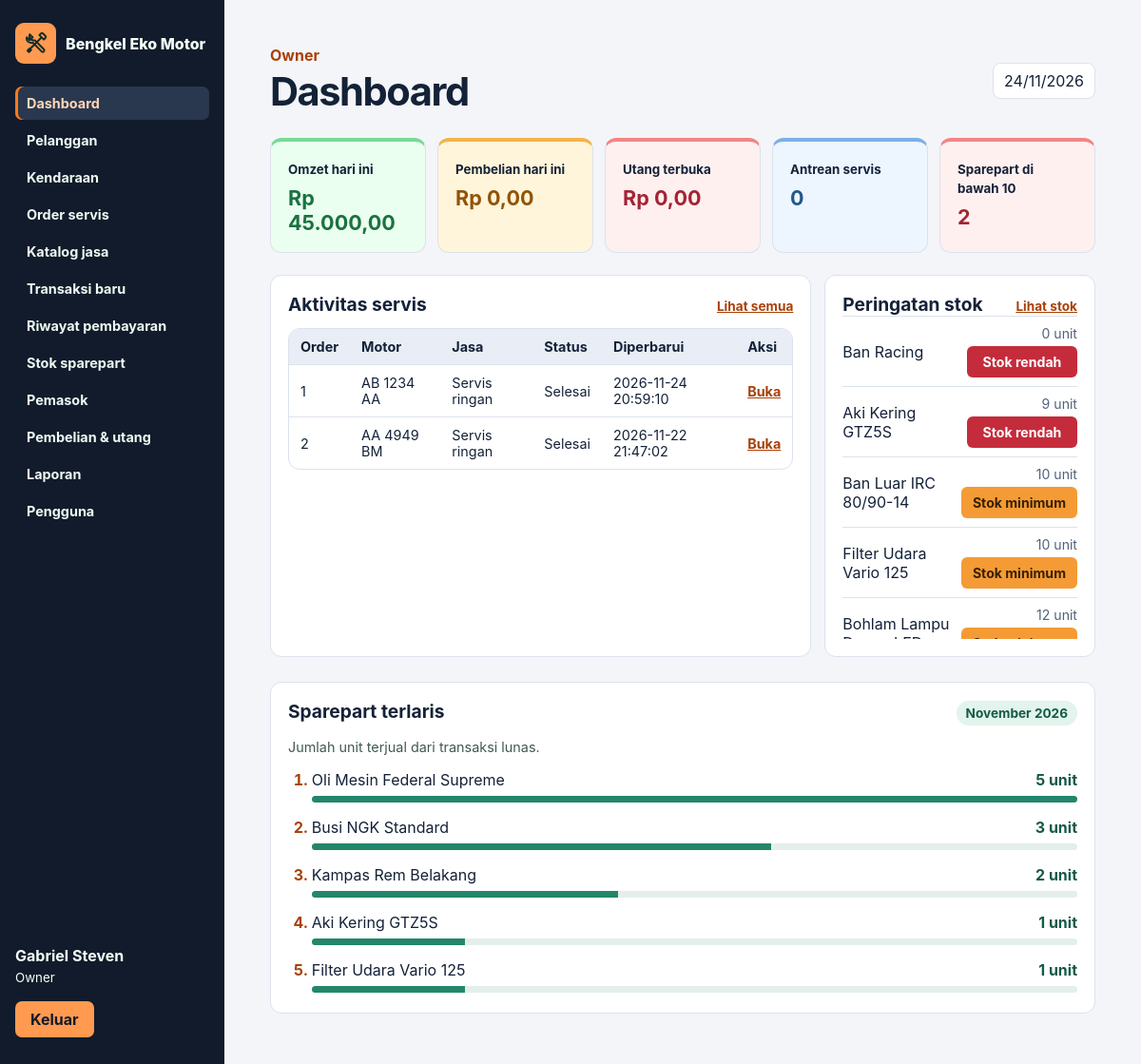
Screenshot of /?page=dashboard (signed in) with the database file from the repository.
### tables this page shows
CREATE TABLE `pengguna` (
  `id_pengguna` int(11) NOT NULL,
  `nama_lengkap` varchar(100) NOT NULL,
  `username` varchar(50) NOT NULL,
  `password_hash` varchar(255) NOT NULL,
  `peran` enum('Pemilik','Kasir','Mekanik') NOT NULL,
  `status_aktif` enum('Aktif','Nonaktif') DEFAULT 'Aktif'
);

CREATE TABLE `servis` (
  `id` int(11) NOT NULL,
  `kendaraan_id` int(11) NOT NULL,
  `mekanik_id` int(11) NOT NULL,
  `jasa_id` int(11) NOT NULL,
  `keluhan` varchar(500) NOT NULL,
  `catatan` varchar(1000) DEFAULT NULL,
  `dibuat` datetime NOT NULL DEFAULT current_timestamp(),
  `diperbarui` datetime NOT NULL DEFAULT current_timestamp() ON UPDATE current_timestamp(),
  `status` enum('Menunggu','Dikerjakan','Selesai') NOT NULL DEFAULT 'Menunggu'
);

CREATE TABLE `kendaraan` (
  `id` int(11) NOT NULL,
  `pelanggan_id` int(11) NOT NULL,
  `pelat` varchar(20) NOT NULL,
  `model` varchar(100) NOT NULL
);

CREATE TABLE `jasa` (
  `id` int(11) NOT NULL,
  `nama` varchar(100) NOT NULL,
  `tarif` decimal(12,2) NOT NULL CHECK (`tarif` > 0)
);

CREATE TABLE `sparepart` (
  `id_sparepart` int(11) NOT NULL,
  `nama_barang` varchar(100) NOT NULL,
  `kategori` varchar(50) NOT NULL,
  `harga_jual` decimal(12,2) NOT NULL CHECK (`harga_jual` >= 0),
  `stok` int(11) NOT NULL CHECK (`stok` >= 0),
  `stok_minimum` int(11) NOT NULL CHECK (`stok_minimum` >= 0)
);

### routes/web.php (called while the page is built, shortened)
<?php
function route(array|false $user): void
{
    $page = $_GET['page'] ?? 'dashboard';
    $staff = ['Pemilik','Kasir'];
    $owner = ['Pemilik'];
    $all = ['Pemilik','Kasir','Mekanik'];
    $routes = [
        'dashboard'=>['Dashboard',$all,[]],
        'pelanggan'=>['Pelanggan',$staff,['save'=>$staff]],
        'kendaraan'=>['Kendaraan',$staff,['save'=>$staff]],
        'sparepart'=>['Sparepart',$all,['save'=>$owner,'adjust'=>$owner]],
        'jasa'=>['Katalog jasa',$owner,['save'=>$owner]],
        'pemasok'=>['Pemasok',$owner,['save'=>$owner]],
        'katalog-pemasok'=>['Katalog pemasok',$owner,['save-catalog'=>$owner]],
        'pengguna'=>['Pengguna',$owner,['save'=>$owner]],
        'servis'=>['Order servis',$all,['create'=>$staff]],
        'pekerjaan'=>['Detail pekerjaan',$all,['start'=>['Pemilik','Mekanik'],'progress'=>['Pemilik','Mekanik'],'assign'=>$owner]],
        'checkout'=>['Pembayaran baru',$staff,['pay'=>$staff]],
        'penjualan'=>['Riwayat pembayaran',$staff,[]],
        'nota'=>['Nota penjualan',$staff,['cancel'=>$owner]],
        'pembelian'=>['Pembelian dan utang',$owner,['purchase'=>$owner]],
        'detail-beli'=>['Rincian pembelian',$owner,['settle'=>$owner]],
        'laporan'=>['Laporan',$owner,[]],
    ];
    [$title,$roles,$actions] = $routes[$page];
    $id = (int) filter_var($_GET['id'] ?? 0,FILTER_VALIDATE_INT);
    $reference = is_string($_GET['ref'] ?? null) ? $_GET['ref'] : '';
    match ($page) {
        'dashboard'=>showDashboard($user),
        'servis'=>showServices($user),
        'pekerjaan'=>showService(serviceRecord($id,$user),$user),
        'checkout'=>showCheckout(checkoutOrder($user)),
        'penjualan'=>showSales($user),
        'nota'=>showReceipt($reference,$user),
        'pembelian'=>showPurchases(),
        'katalog-pemasok'=>showSupplierCatalog($id),
        'detail-beli'=>showPurchase($reference),
        'laporan'=>showReports(),
        default=>showMaster($page,$page !== 'sparepart' || $user['peran'] === 'Pemilik'),
    };
    layout($title,$user,$page,(string) ob_get_clean());
}

### public/index.php (called while the page is built, shortened)
<?php
$user = false;
try {
    $user = currentUser();
    route($user);
} catch (Throwable $error) {
    while (ob_get_level() > 0) {
        ob_end_clean();
    }
    if ($error instanceof AccessDenied) {
        http_response_code(403);
        $message = $error->getMessage();
    } elseif ($error instanceof DomainException) {
        http_response_code(422);
        $message = $error->getMessage();
    } elseif ($error instanceof PDOException && $error->getCode() === '23000') {
        http_response_code(409);
        $message = 'Data sudah ada atau rujukan tidak tersedia. Periksa isian dan coba lagi.';
    } else {
        http_response_code(500);
        error_log('Bengkel Eko Motor: ' . get_class($error) . ' (' . $error->getCode() . ')');
        $message = 'Sistem tidak dapat memproses permintaan. Periksa konfigurasi dan koneksi database sesuai README.';
    }
    if (str_contains($_SERVER['HTTP_ACCEPT'] ?? '', 'application/json')) {
        header('Content-Type: application/json; charset=utf-8');
        echo json_encode(['message' => $message], JSON_UNESCAPED_UNICODE);
        exit;
    }
    if ($user) {
        layout('Permintaan tidak berhasil',$user,'','<p role="alert" class="error">' . h($message) . '</p><p>' . linkTo('Kembali ke dashboard','dashboard') . '</p>');
    } else {
        loginPage($message);
    }
}

### app/Models/database.php (called while the page is built, shortened)
<?php
function db(): PDO
{
    static $pdo;
    if (!$pdo) {
        $path = dirname(__DIR__, 2) . '/config/database.local.php';
        $config = require $path;
        $pdo = new PDO($config['dsn'], $config['username'], $config['password'], [
            PDO::ATTR_ERRMODE => PDO::ERRMODE_EXCEPTION,
            PDO::ATTR_EMULATE_PREPARES => false,
            PDO::ATTR_DEFAULT_FETCH_MODE => PDO::FETCH_ASSOC,
        ]);
        $pdo->exec("SET time_zone = '+07:00'");
    }
    return $pdo;
}
function query(string $sql, array $params = []): PDOStatement
{
    $statement = db()->prepare($sql);
    $statement->execute($params);
    return $statement;
}
function rows(string $sql, array $params = []): array
{
    return query($sql, $params)->fetchAll();
}
function row(string $sql, array $params = []): array|false
{
    return query($sql, $params)->fetch();
}

### app/Middleware/security.php (called while the page is built, shortened)
<?php
function currentUser(): array|false
{
    $user = row("SELECT id_pengguna,nama_lengkap,peran FROM pengguna WHERE id_pengguna=? AND status_aktif='Aktif'", [$_SESSION['user']]);
    return $user;
}

### app/Controllers/finance.php (the view, shortened to what this page needs)
<?php
function showDashboard(array $user): void
{
    $role = $user['peran'];
    $actor = $user['id_pengguna'];
    $stockAlerts = rows('SELECT nama_barang,stok FROM sparepart WHERE LOWER(TRIM(kategori))<>\'jasa servis\' AND stok<=15 ORDER BY stok,nama_barang');
    $lowCount = count(array_filter($stockAlerts, fn($part) => (int) $part['stok'] < 10));
    $cards = [];
    if ($role === 'Mekanik') {
        $counts = array_column(rows('SELECT status,COUNT(*) AS total FROM servis WHERE mekanik_id=? GROUP BY status',[$actor]),'total','status');
        $cards = [
            ['Menunggu', $counts['Menunggu'] ?? 0, 'amber', 'servis'],
            ['Dikerjakan', $counts['Dikerjakan'] ?? 0, 'blue', 'servis'],
            ['Selesai', $counts['Selesai'] ?? 0, 'green', 'servis'],
        ];
    } else {
        $sales = row("SELECT COALESCE(SUM(total_bayar),0) AS total FROM penjualan WHERE status='Lunas' AND tanggal_transaksi>=CURDATE() AND tanggal_transaksi<CURDATE()+INTERVAL 1 DAY")['total'];
        $purchases = row('SELECT COALESCE(SUM(total_pembelian),0) AS total FROM pembelian WHERE tanggal_pembelian>=CURDATE() AND tanggal_pembelian<CURDATE()+INTERVAL 1 DAY')['total'];
        $debts = row("SELECT COALESCE(SUM(total_pembelian),0) AS total FROM pembelian WHERE status_bayar='Utang'")['total'];
        $queue = row("SELECT COUNT(*) AS total FROM servis WHERE status IN ('Menunggu','Dikerjakan')")['total'];
        $cards = [
            ['Omzet hari ini',rupiah($sales),'green','laporan'],
            ['Pembelian hari ini',rupiah($purchases),'amber','pembelian'],
            ['Utang terbuka',rupiah($debts),'red','pembelian'],
            ['Antrean servis',$queue,'blue','servis'],
        ];
    }
    $cards[] = ['Sparepart di bawah 10', $lowCount, $lowCount ? 'red' : 'green', 'sparepart'];
    echo '<div class="cards dashboard-cards">';
    foreach ($cards as [$label,$value,$tone,$page]) {
        echo '<a class="card tone-' . h($tone) . '" href="' . h(url($page)) . '"><small>' . h($label)
            . '</small><strong>' . h($value) . '</strong></a>';
    }
    echo '</div><div class="dashboard-grid"><section class="panel dashboard-main">';
    if ($role === 'Kasir') {
        echo '<div class="dashboard-heading"><h2>Pembayaran terbaru</h2>' . linkTo('Transaksi baru','checkout') . '</div>';
        $recent = rows('SELECT no_transaksi,tanggal_transaksi,total_bayar,status FROM penjualan WHERE id_pengguna=? ORDER BY tanggal_transaksi DESC,no_transaksi DESC LIMIT 5',[$actor]);
        foreach ($recent as &$sale) {
            $sale['total_bayar'] = rupiah($sale['total_bayar']);
        }
        unset($sale);
        table(['Nomor','Tanggal','Total','Status','Aksi'],$recent,fn($sale)=>linkTo('Nota','nota',['ref'=>$sale['no_transaksi']]));
    } else {
        $mechanic = $role === 'Mekanik';
        echo '<div class="dashboard-heading"><h2>' . ($mechanic ? 'Pekerjaan saya' : 'Aktivitas servis')
            . '</h2>' . linkTo('Lihat semua','servis') . '</div>';
        $where = $mechanic ? 'WHERE s.mekanik_id=?' : '';
        $recent = rows("SELECT s.id,k.pelat,j.nama,s.status,s.diperbarui FROM servis s
            JOIN kendaraan k ON k.id=s.kendaraan_id JOIN jasa j ON j.id=s.jasa_id
            $where ORDER BY (s.status='Selesai'),s.diperbarui DESC,s.id DESC LIMIT 6",$mechanic ? [$actor] : []);
        table(['Order','Motor','Jasa','Status','Diperbarui','Aksi'],$recent,fn($job)=>linkTo('Buka','pekerjaan',['id'=>$job['id']]));
    }
    echo '</section><section class="panel dashboard-stock"><div class="dashboard-heading"><h2>Peringatan stok</h2>'
        . linkTo('Lihat stok','sparepart') . '</div>';
    if (!$stockAlerts) {
        echo '<p class="stock-clear">Semua sparepart memiliki lebih dari 15 unit.</p>';
    } else {
        echo '<ul class="stock-list">';
        foreach ($stockAlerts as $part) {
            echo '<li><span>' . h($part['nama_barang']) . '</span>'
                . '<span class="stock-alert-detail"><span class="stock-units">' . h($part['stok']) . ' unit</span>'
                . stockBadge((int) $part['stok'], stockCondition((int) $part['stok'])) . '</span></li>';
        }
        echo '</ul>';
    }
    echo '</section></div>';
    showMonthlyBestSellers();
}
function showMonthlyBestSellers(): void
{
    $start = new DateTimeImmutable('first day of this month midnight');
    $end = $start->modify('+1 month');
    $parts = rows("SELECT s.nama_barang, SUM(d.jumlah) AS unit_terjual
        FROM penjualan p
        JOIN detail_penjualan d ON d.no_transaksi = p.no_transaksi
        JOIN sparepart s ON s.id_sparepart = d.id_sparepart
        WHERE LOWER(TRIM(s.kategori)) <> 'jasa servis' AND p.status = 'Lunas' AND p.tanggal_transaksi >= ? AND p.tanggal_transaksi < ?
        GROUP BY s.id_sparepart, s.nama_barang
        ORDER BY unit_terjual DESC, s.nama_barang, s.id_sparepart
        LIMIT 5", [$start->format('Y-m-d H:i:s'), $end->format('Y-m-d H:i:s')]);
    $months = ['Januari','Februari','Maret','April','Mei','Juni','Juli','Agustus','September','Oktober','November','Desember'];
    $period = $months[(int) $start->format('n') - 1] . ' ' . $start->format('Y');
    echo '<section class="panel best-sellers"><div class="dashboard-heading"><h2>Sparepart terlaris</h2>'
        . '<span class="chart-period">' . h($period) . '</span></div>';
    $max = (int) $parts[0]['unit_terjual'];
    echo '<p>Jumlah unit terjual dari transaksi lunas.</p><ol class="sales-ranking">';
    foreach ($parts as $part) {
        $quantity = (int) $part['unit_terjual'];
        echo '<li><div class="ranking-label"><span>' . h($part['nama_barang']) . '</span><strong>'
            . h(number_format($quantity, 0, ',', '.')) . ' unit</strong></div>'
            . '<meter min="0" max="' . $max . '" value="' . $quantity . '" aria-hidden="true"></meter></li>';
    }
    echo '</ol></section>';
}

### app/Views/helpers.php (shortened to what this page needs)
<?php
function h(mixed $value): string
{
    return htmlspecialchars((string) $value, ENT_QUOTES | ENT_SUBSTITUTE, 'UTF-8');
}
function url(string $page, array $params = []): string
{
    return '?' . http_build_query(['page' => $page] + $params);
}
function linkTo(string $label, string $page, array $params = []): string
{
    return '<a href="' . h(url($page, $params)) . '">' . h($label) . '</a>';
}
function button(string $label): void
{
    echo '<button type="submit">' . h($label) . '</button></form>';
}
function table(array $headers, array $data, ?callable $action = null, array $formatters = []): void
{
    echo '<div class="scroll"><table><thead><tr>';
    foreach ($headers as $header) {
        echo '<th>' . h($header) . '</th>';
    }
    echo '</tr></thead><tbody>';
    foreach ($data as $record) {
        echo '<tr>';
        foreach ($record as $key => $value) {
            $cell = isset($formatters[$key]) ? $formatters[$key]($value, $record) : h($value ?? '—');
            echo '<td>' . $cell . '</td>';
        }
        if ($action) {
            echo '<td>' . $action($record) . '</td>';
        }
        echo '</tr>';
    }
    echo '</tbody></table></div>';
}
function stockCondition(int $stock): string
{
    if ($stock < 10) {
        return 'Stok rendah';
    }
    return $stock <= 15 ? 'Stok minimum' : 'Tersedia';
}
function stockBadge(int $stock, string $text, bool $boxed = true): string
{
    $tone = $stock < 10 ? 'danger' : ($stock <= 15 ? 'warning' : 'available');
    $style = $boxed ? 'inventory-badge' : 'inventory-text';
    return '<span class="' . $style . ' inventory-' . $tone . '">' . h($text) . '</span>';
}

### app/Views/layout.php (shortened to what this page needs)
<?php
function workshopBrand(): string
{
    return '<div class="brand"><span><img src="assets/icons/workshop.svg" width="25" height="25" alt=""></span> Bengkel Eko Motor</div>';
}
function documentStart(string $title): void
{
    $assetRoot = dirname(__DIR__, 2) . '/public/assets/';
    $cssVersion = filemtime($assetRoot . 'css/app.css');
    $jsVersion = filemtime($assetRoot . 'js/app.js');
    echo '<!doctype html><html lang="id"><head><meta charset="utf-8"><meta name="viewport" content="width=device-width, initial-scale=1">'
        . '<title>' . h($title) . ' • Bengkel Eko Motor</title>'
        . '<link rel="icon" type="image/svg+xml" href="assets/icons/workshop.svg?v=1">'
        . '<link rel="stylesheet" href="assets/css/app.css?v=' . h($cssVersion) . '"><script src="assets/js/app.js?v=' . h($jsVersion) . '" defer></script></head><body>';
}
function layout(string $title, array $user, string $page, string $content): void
{
    [$role,$menus] = match ($user['peran']) {
        'Pemilik'=>['Owner',['dashboard'=>'Dashboard','pelanggan'=>'Pelanggan','kendaraan'=>'Kendaraan','servis'=>'Order servis','jasa'=>'Katalog jasa',
            'checkout'=>'Transaksi baru','penjualan'=>'Riwayat pembayaran','sparepart'=>'Stok sparepart','pemasok'=>'Pemasok','pembelian'=>'Pembelian & utang','laporan'=>'Laporan','pengguna'=>'Pengguna']],
        'Kasir'=>['Kasir',['dashboard'=>'Dashboard','checkout'=>'Transaksi baru','servis'=>'Order servis','pelanggan'=>'Pelanggan','kendaraan'=>'Kendaraan',
            'penjualan'=>'Riwayat pembayaran','sparepart'=>'Stok sparepart']],
        default=>['Mekanik',['dashboard'=>'Dashboard','servis'=>'Pekerjaan saya','sparepart'=>'Ketersediaan sparepart']],
    };
    $pageMenu = ['pekerjaan'=>'servis','nota'=>'penjualan','detail-beli'=>'pembelian'][$page] ?? $page;
    documentStart($title);
    echo '<div class="app"><aside>' . workshopBrand() . '<nav aria-label="Menu utama">';
    foreach ($menus as $key=>$label) {
        echo '<a href="' . h(url($key)) . '"' . ($pageMenu === $key ? ' aria-current="page"' : '') . '>' . h($label) . '</a>';
    }
    echo '</nav><div class="account"><strong>' . h($user['nama_lengkap']) . '</strong><small>' . h($role) . '</small><form method="post" action="' . h(url('logout')) . '">';
    button('Keluar');
    echo '</div></aside><main class="workspace"><header><div><p class="role">' . h($role) . '</p><h1>' . h($title) . '</h1></div>'
        . '<span class="date">' . h(date('d/m/Y')) . '</span></header>';
    echo $content . '</main></div></body></html>';
}

### rows the page displays
pengguna: nama_lengkap "Gabriel Steven"
servis: id "1", kendaraan.pelat "AB 1234 AA", jasa.nama "Servis ringan", status "Selesai", diperbarui "2026-11-24 20:59:10"
servis: id "2", kendaraan.pelat "AA 4949 BM", jasa.nama "Servis ringan", status "Selesai", diperbarui "2026-11-22 21:47:02"
sparepart: nama_barang "Ban Racing", stok "0", text "Stok rendah"
sparepart: nama_barang "Aki Kering GTZ5S", stok "9", text "Stok rendah"
sparepart: nama_barang "Ban Luar IRC 80/90-14", stok "10", text "Stok minimum"
sparepart: nama_barang "Filter Udara Vario 125", stok "10", text "Stok minimum"
sparepart: nama_barang "Bohlam Lampu…", stok "12"

### other values shown
$label "Dashboard"
$label "Pelanggan"
$label "Kendaraan"
$label "Order servis"
$label "Katalog jasa"
$label "Transaksi baru"
$label "Riwayat pembayaran"
$label "Stok sparepart"
$label "Pemasok"
$label "Pembelian & utang"
$label "Laporan"
$label "Pengguna"
$role "Owner"
$label "Keluar"
$title "Dashboard"
